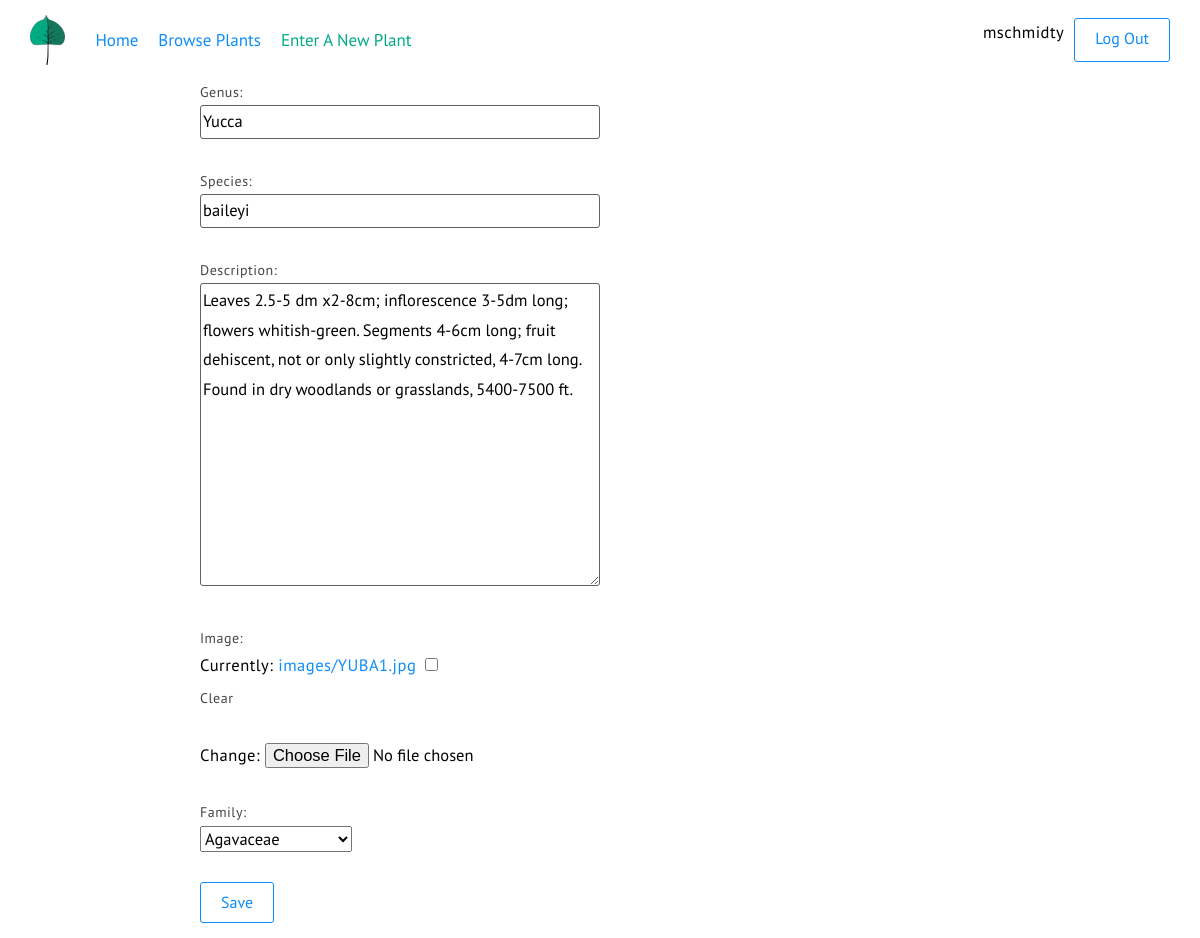
The app's page /plants/24/update/ (signed in) with its own data.
### plants/models.py (models this page shows, shortened)
class plant_basics(models.Model):
    genus = models.CharField(max_length = 500)
    species = models.CharField(max_length = 500)
    symbol = models.CharField(max_length = 6, null = True)
    common_name = models.CharField(max_length = 100, null = True)
    description = models.TextField(null = True)
    image = models.ImageField(upload_to='images/', blank = True, null = True)
    family = models.ForeignKey(Family, on_delete = models.PROTECT, null = True)

class Family(models.Model):
    family = models.CharField(max_length = 100)
    family_description = models.TextField(null = True)
    def __str__(self):
        family_name = "%s" %str(self.family)
        return(family_name)

### plants/views.py (the view)
# urls.py: path('<int:pk>/update/', views.PlantUpdateView.as_view(), name = "update"),
class PlantUpdateView(LoginRequiredMixin, generic.UpdateView):
    model = plant_basics
    fields = [  'genus',
                'species',
                'description',
                'image',
                'family'
    ]

### plants/templates/plants/plant_basics_form.html
{% extends 'base.html'%}
{% block content%}
<form method="post" enctype="multipart/form-data">{% csrf_token %}
    {{ form.as_p }}
    <input type="submit" value="Save">
</form>
{% endblock %}

### templates/base.html (shortened to what this page needs)
{% load static %}
<!DOCTYPE html>
<html lang="en" dir="ltr">
<head>
<link rel="stylesheet" href="{% static 'css/main.css' %}" type="text/css" />
</head>
<body>
<div class="wrapper">
  <header class="site-header">
    <img src="{% static 'svg/TRFO_Plant_Logo.svg'%}" class = "logo" alt="Logo">
    <nav class="header-nav">
      <ul>
        <li><a href="{% url 'home' %}">Home</a></li>
        <li><a href="{% url 'plants:index' %}">Browse Plants</a></li>
        {% if user.is_authenticated %}
          <li><a href="{% url 'plants:create' %}" class="link-highlight">Enter A New Plant</a></li>
        {% endif%}
      </ul>
    </nav>
    <div class="header-user-info">
      {% if user.is_authenticated %}
        <p class="header-username">{{user.username}}</p>
      {% endif%}
      {% if user.is_authenticated %}
        <a href="{% url 'logout' %}" class="button header-login">Log Out</a>
      {% else %}
        <a href="{% url 'login' %}" class="button header-login">Log In</a>
      {% endif %}
    </div>
  </header>
  <div class="content">
    {% block content %}
    {% endblock %}
  </div>
</div>
</body>
</html>

### static/css/main.css (style rules this page uses)
a,abbr,address,article,aside,audio,blockquote,body,canvas,caption,cite,code,dd,del,details,dfn,div,dl,dt,em,fieldset,figcaption,figure,footer,form,h1,h2,h3,h4,h5,h6,header,hgroup,html,iframe,img,ins,label,legend,li,main,mark,nav,ol,p,pre,q,section,small,span,strike,strong,sub,summary,sup,table,tbody,td,tfoot,th,thead,time,tr,ul,video { margin:0;padding:0;border:0 }
html { font-size:62.5% }
* { font-family:inherit;font-size:inherit;line-height:inherit }
a,a:visited { color:inherit }
article,aside,footer,header,main,nav,section { display:block }
* { box-sizing:border-box }
:after,:before { box-sizing:inherit }
ol,ul { list-style:none }
img,video { max-width:100% }
img { border-style:none }
a.link-highlight,a.link-highlight:visited { color:#00aa83 }
body { font-family:PT Sans,sans-serif;font-size:1.6rem;line-height:1.8 }
p { font-family:PT Sans,sans-serif;line-height:1.8;font-size:1.65rem;letter-spacing:.05rem;margin-bottom:1.5rem }
a,p { font-weight:400 }
a { text-decoration:none }
a,a:visited { color:#0d8dfa }
.site-header { display:flex;padding:1.5rem 3rem;width:100%;position:relative;z-index:3;background:#fff }
.site-header .logo { height:50px;width:auto;margin-right:20px }
.site-header .header-nav,.site-header .header-nav ul { display:flex;justify-content:center;align-items:center }
.site-header .header-nav ul { flex-direction:row }
.site-header .header-nav ul li { padding:0 1rem }
.site-header .header-nav ul a { font-size:1.7rem }
.site-header .header-user-info { align-self:center;margin-left:auto;display:flex }
.site-header .header-login { margin-left:1rem }
.button,button,input[type=submit] { border:1px solid #0d8dfa;padding:.5rem 2rem;border-radius:3px;background:none;color:#0d8dfa }
.content { min-height:calc(100vh - 82px) }
.content a,.content form,.content h1,.content h2,.content h3,.content h4,.content li,.content ol,.content p,.content ul { max-width:800px;width:100%;margin-left:auto;margin-right:auto }
.form label,form label { width:100%;display:block;font-size:1.4rem;color:#454545 }
.form input[type=text],.form textarea,form input[type=text],form textarea { margin-bottom:1.5rem;border-radius:3px;border:1px solid #616161;min-width:400px }
.form input,.form select,form input,form select { margin-bottom:1.5rem }
.wrapper { min-height:100vh }

### records on screen
plant_basics: genus "Yucca", species "baileyi", description "Leaves 2.5-5 dm x2-8cm; inflorescence 3-5dm long; flowers whitish-green. Segments 4-6cm long; fruit dehiscent, not or only slightly constricted, 4-7cm long. Found in dry woodlands or grasslands, 5400-7500 ft."
Family: family "Agavaceae"

### other values on screen
{{ user.username }} "mschmidty"
